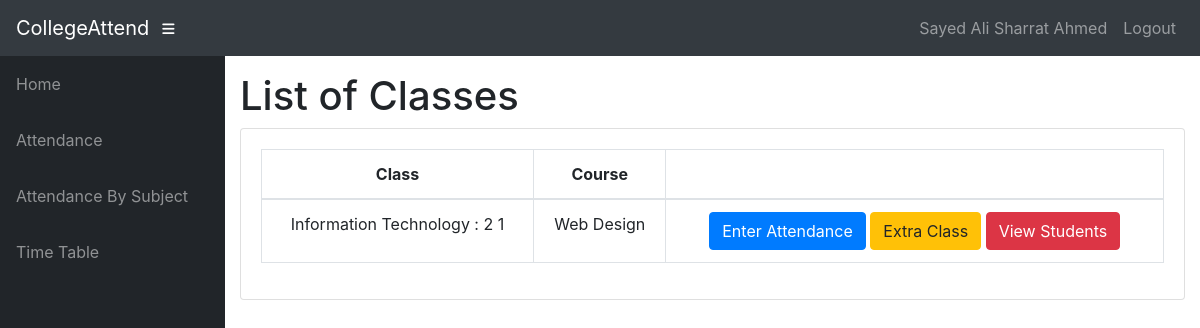
/teacher/IT-001/1/Classes/ (signed in), run on the app's committed database.
### info/models.py (models this page shows, shortened)
class User(AbstractUser):
    @property
    def is_student(self):
        if hasattr(self, 'student'):
            return True
        return False

class Student(models.Model):
    user = models.OneToOneField(User, on_delete=models.CASCADE, null=True)
    class_id = models.ForeignKey(Class, on_delete=models.CASCADE, default=1)
    USN = models.CharField(primary_key='True', max_length=100)
    name = models.CharField(max_length=200)
    sex = models.CharField(max_length=50, choices=sex_choice, default='Male')
    DOB = models.DateField(default='2003-01-01')

class Assign(models.Model):
    class_id = models.ForeignKey(Class, on_delete=models.CASCADE)
    course = models.ForeignKey(Course, on_delete=models.CASCADE)
    teacher = models.ForeignKey(Teacher, on_delete=models.CASCADE)
    class Meta:
        unique_together = (('course', 'class_id', 'teacher'),)

class Class(models.Model):
    id = models.CharField(primary_key='True', max_length=100)
    dept = models.ForeignKey(Dept, on_delete=models.CASCADE)
    section = models.CharField(max_length=100)
    sem = models.IntegerField()
    class Meta:
        verbose_name_plural = 'classes'
    def __str__(self):
        d = Dept.objects.get(name=self.dept)
        return '%s : %d %s' % (d.name, self.sem, self.section)

class Dept(models.Model):
    id = models.CharField(primary_key='True', max_length=100)
    name = models.CharField(max_length=200)
    def __str__(self):
        return self.name

class Course(models.Model):
    dept = models.ForeignKey(Dept, on_delete=models.CASCADE)
    id = models.CharField(primary_key='True', max_length=50)
    name = models.CharField(max_length=50)
    shortname = models.CharField(max_length=50, default='X')
    def __str__(self):
        return self.name

### info/views.py (the view)
@login_required
def t_clas(request, teacher_id, choice):
    teacher1 = get_object_or_404(Teacher, id=teacher_id)
    return render(request, 'info/t_clas.html', {'teacher1': teacher1, 'choice': choice})

### info/templates/info/t_clas.html
{% extends 'info/base.html' %}
{% block content %}
    <h1>List of Classes</h1>
    <div class="card mb-3">
            <div class="card-body">
              <div class="table-responsive">
                <table class="table table-bordered text-center" id="dataTable" width="100%" cellspacing="0">
                  <thead>
                    <tr>
                        <th>Class</th>
                        <th>Course</th>
                        <th></th>
                    </tr>
                  </thead>
                  <tbody>
                    {% for ass in teacher1.assign_set.all %}
                    <tr>
                        <td>{{ ass.class_id }}</td>
                        <td>{{ ass.course }}</td>
                        <td>
                            {% if choice == 1 %}
                                <a class="btn btn-primary" href="{% url 't_class_date' ass.id %}" role="button">Enter Attendance</a>
                                <a class="btn btn-warning" href="{% url 't_extra_class' ass.id %}">Extra Class</a>
                                <a class="btn btn-danger" href="{% url 't_student' ass.id %}">View Students</a>
                            {% elif choice == 2 %}
                                <a class="btn btn-primary" href="{% url 't_marks_list' ass.id %}" role="button">Enter Marks</a>
                                <a class="btn btn-danger" href="{% url 't_student_marks' ass.id %}">View Students</a>
                            {% elif choice == 3 %}
                                <a class="btn btn-danger" href="{% url 't_report' ass.id %}">Generate reports</a>
                            {% endif %}
                        </td>
                    </tr>
                    {% empty %}
                            <p>teacher has no courses</p>
                    {% endfor %}
                  </tbody>
                </table>
              </div>
    </div>
{% endblock %}

### info/templates/info/base.html (shortened to what this page needs)
<!DOCTYPE html>
<html lang="en">
  <head>
      {% load static %}
    <link href="{% static '/info/bootstrap/vendor/bootstrap/css/bootstrap.min.css' %}" rel="stylesheet">
    <link href="{% static '/info/bootstrap/vendor/fontawesome-free/css/all.min.css' %}" rel="stylesheet" type="text/css">
    <link href="{% static '/info/bootstrap/vendor/datatables/dataTables.bootstrap4.css' %}" rel="stylesheet">
    <link href="{% static '/info/bootstrap/css/sb-admin.css' %}" rel="stylesheet">
  </head>
  <body id="page-top">
    <nav class="navbar navbar-expand navbar-dark bg-dark static-top">
      <a class="navbar-brand mr-1" href="{% url 'index' %}">CollegeAttend</a>
      <button class="btn btn-link btn-sm text-white order-1 order-sm-0" id="sidebarToggle" href="#">
        <i class="fas fa-bars"></i>
      </button>
        <div class="collapse navbar-collapse" id="navbarResponsive">
          <ul class="navbar-nav ml-auto">
            <li class="nav-item">
                {% if request.user.is_student %}
                    <a class="nav-link text-capitalize">{{ request.user.student.name }}</a>
                {% elif request.user.is_teacher %}
                    <a class="nav-link text-capitalize">{{ request.user.teacher.name }}</a>
                {% endif %}
            </li>
            <li class="nav-item">
                <a class="nav-link" href="#" data-toggle="modal" data-target="#logoutModal">Logout</a>
            </li>
          </ul>
        </div>
    </nav>
    <div id="wrapper">
      <ul class="sidebar navbar-nav">
            <li class="nav-item">
              <a class="nav-link" href="{% url 'index' %}">
                <span>Home</span>
              </a>
            </li>
        {% if request.user.is_student %}
            <li class="nav-item">
              <a class="nav-link" href="{% url 'attendance' request.user.student.USN %}">
                <span>Attendance</span>
              </a>
            </li>
            <li class="nav-item">
              <a class="nav-link" href="{% url 'attendance' request.user.student.USN %}">
                <span>Attendance By Subject</span>
              </a>
            </li>
              <li class="nav-item">
              <a class="nav-link" href="{% url 'timetable' request.user.student.class_id_id %}">
                <span>Time Table</span>
              </a>
            </li>
        {% endif %}
      </ul>
      <div id="content-wrapper">
        <div class="container-fluid">
            {% block content %}
            {% endblock %}
        </div>
      </div>
    </div>
  </body>
</html>

### data on the page
User: user.student.name "Sayed Ali Sharrat Ahmed"
Assign: class_id "Information Technology : 2 1", course "Web Design"
